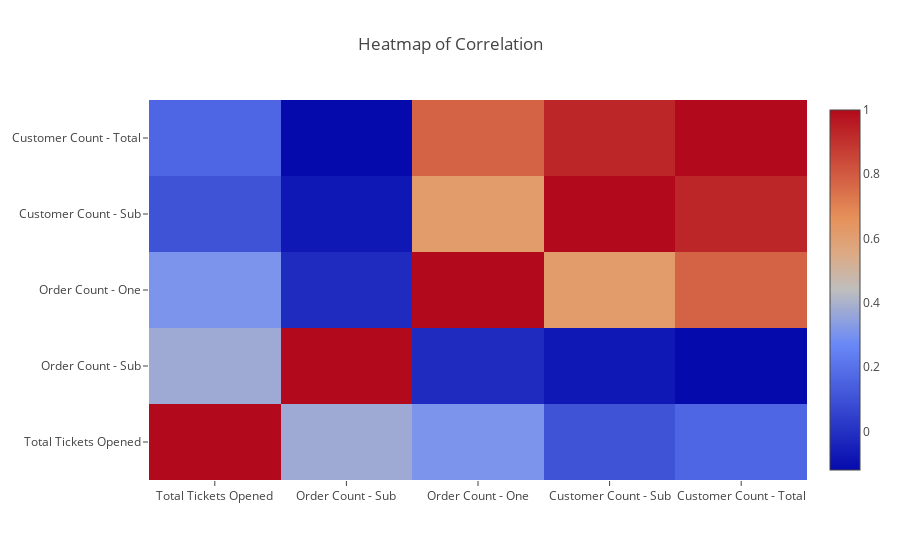

Here is the notebook cell this chart was saved with:
### Code cell
heatmap_corr(df[['Total Tickets Opened', 'Order Count - Sub', 'Order Count - One', 'Customer Count - Sub', 'Customer Count - Total']])

### Figure 1 — Plotly figure (JSON) as saved in the notebook; plotly's stock layout.template omitted (floating-point values rounded to 4 significant figures)
{"data": [{"type": "heatmap", "uid": "479e9d38-365f-11e9-8001-acde48001122", "x": ["Total Tickets Opened", "Order Count - Sub", "Order Count - One", "Customer Count - Sub", "Customer Count - Total"], "y": ["Total Tickets Opened", "Order Count - Sub", "Order Count - One", "Customer Count - Sub", "Customer Count - Total"], "z": [[1, 0.3766, 0.3071, 0.1057, 0.1647], [0.3766, 1, -0.01872, -0.07971, -0.1202], [0.3071, -0.01872, 1, 0.6165, 0.7818], [0.1057, -0.07971, 0.6165, 1, 0.9311], [0.1647, -0.1202, 0.7818, 0.9311, 1]]}], "layout": {"title": "Heatmap of Correlation", "yaxis": {"automargin": true}}}
